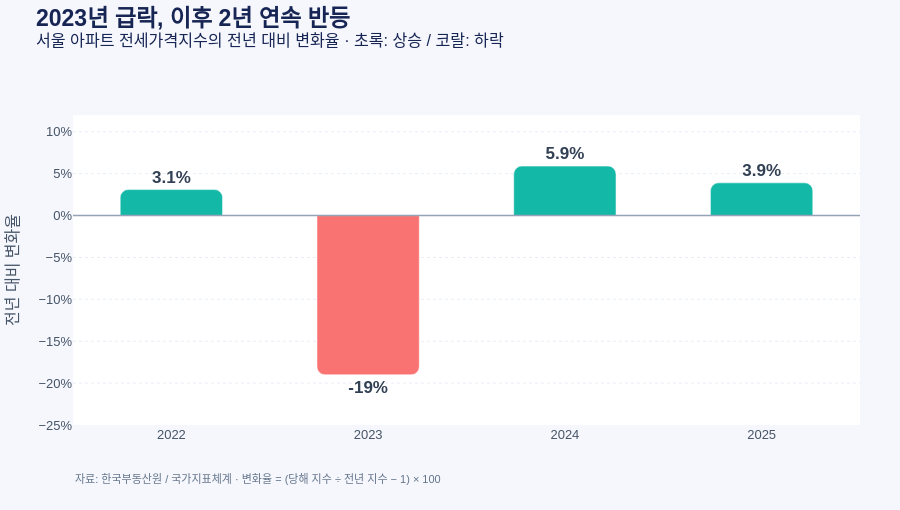

The cell this chart's notebook holds for it:
### Markdown cell above
### 막대 그래프: 전년 대비 변화율
상승은 초록색, 하락은 빨간색으로 표시한다.

### Code cell
change = jeonse.dropna(subset=["전년 대비 변화율(%)"]).copy()
change["방향"] = change["전년 대비 변화율(%)"].apply(
    lambda value: "상승" if value >= 0 else "하락"
)

# 상승·하락에 따라 막대 색상을 다르게 설정
bar_colors = [
    "#14B8A6" if value >= 0 else "#F97373"
    for value in change["전년 대비 변화율(%)"]
]
fig = go.Figure(go.Bar(
    x=change["연도"], y=change["전년 대비 변화율(%)"],
    customdata=change["방향"],
    marker=dict(color=bar_colors, cornerradius=8),
    width=0.52,
    text=change["전년 대비 변화율(%)"],
    texttemplate="<b>%{text:+.1f}%</b>", textposition="outside",
    textfont=dict(size=17, color="#334155"), cliponaxis=False,
    hovertemplate="<b>%{x}년 · %{customdata}</b>"
                  "<br>전년 대비 %{y:+.1f}%<extra></extra>"
))
fig.add_hline(y=0, line_width=1.5, line_color="#94A3B8")
fig.update_layout(
    title=dict(
        text="<b>2023년 급락, 이후 2년 연속 반등</b>"
             "<br><sup>서울 아파트 전세가격지수의 전년 대비 변화율 · 초록: 상승 / 코랄: 하락</sup>",
        x=0.04, y=0.95, font=dict(size=23, color="#172554")
    ),
    template="plotly_white", height=510,
    paper_bgcolor="#F5F7FC", plot_bgcolor="white",
    font=dict(family="Malgun Gothic, sans-serif", size=13, color="#475569"),
    margin=dict(l=65, r=40, t=115, b=85),
    hoverlabel=dict(bgcolor="#172554", font_color="white", font_size=14),
    showlegend=False
)
fig.update_xaxes(
    title=None, tickvals=change["연도"], ticksuffix="년",
    showgrid=False, zeroline=False, tickfont=dict(size=13)
)
fig.update_yaxes(
    title="전년 대비 변화율", ticksuffix="%", range=[-25, 12],
    dtick=5, gridcolor="#E8EDF5", griddash="dot", zeroline=False
)
fig.add_annotation(
    x=0, y=-0.20, xref="paper", yref="paper", xanchor="left",
    text="자료: 한국부동산원 / 국가지표체계 · 변화율 = (당해 지수 ÷ 전년 지수 − 1) × 100",
    showarrow=False, font=dict(size=11, color="#64748B")
)
fig.show()

### Figure 1 — Plotly figure (JSON) as saved in the notebook; plotly's stock layout.template omitted (floating-point values rounded to 4 significant figures)
{"data": [{"cliponaxis": false, "customdata": ["상승", "하락", "상승", "상승"], "hovertemplate": "<b>%{x}년 · %{customdata}</b><br>전년 대비 %{y:+.1f}%<extra></extra>", "marker": {"color": ["#14B8A6", "#F97373", "#14B8A6", "#14B8A6"], "cornerradius": 8}, "text": [3.1, -19.0, 5.9, 3.9], "textfont": {"color": "#334155", "size": 17}, "textposition": "outside", "texttemplate": "<b>%{text:+.1f}%</b>", "width": 0.52, "x": [2022, 2023, 2024, 2025], "y": [3.1, -19.0, 5.9, 3.9], "type": "bar"}], "layout": {"shapes": [{"line": {"color": "#94A3B8", "width": 1.5}, "type": "line", "x0": 0, "x1": 1, "xref": "x domain", "y0": 0, "y1": 0, "yref": "y"}], "title": {"font": {"size": 23, "color": "#172554"}, "text": "<b>2023년 급락, 이후 2년 연속 반등</b><br><sup>서울 아파트 전세가격지수의 전년 대비 변화율 · 초록: 상승 / 코랄: 하락</sup>", "x": 0.04, "y": 0.95}, "font": {"family": "Malgun Gothic, sans-serif", "size": 13, "color": "#475569"}, "margin": {"l": 65, "r": 40, "t": 115, "b": 85}, "hoverlabel": {"font": {"color": "white", "size": 14}, "bgcolor": "#172554"}, "height": 510, "paper_bgcolor": "#F5F7FC", "plot_bgcolor": "white", "showlegend": false, "xaxis": {"tickfont": {"size": 13}, "title": {}, "tickvals": [2022, 2023, 2024, 2025], "ticksuffix": "년", "showgrid": false, "zeroline": false}, "yaxis": {"title": {"text": "전년 대비 변화율"}, "ticksuffix": "%", "range": [-25, 12], "dtick": 5, "gridcolor": "#E8EDF5", "griddash": "dot", "zeroline": false}, "annotations": [{"font": {"color": "#64748B", "size": 11}, "showarrow": false, "text": "자료: 한국부동산원 / 국가지표체계 · 변화율 = (당해 지수 ÷ 전년 지수 − 1) × 100", "x": 0, "xanchor": "left", "xref": "paper", "y": -0.2, "yref": "paper"}]}}
